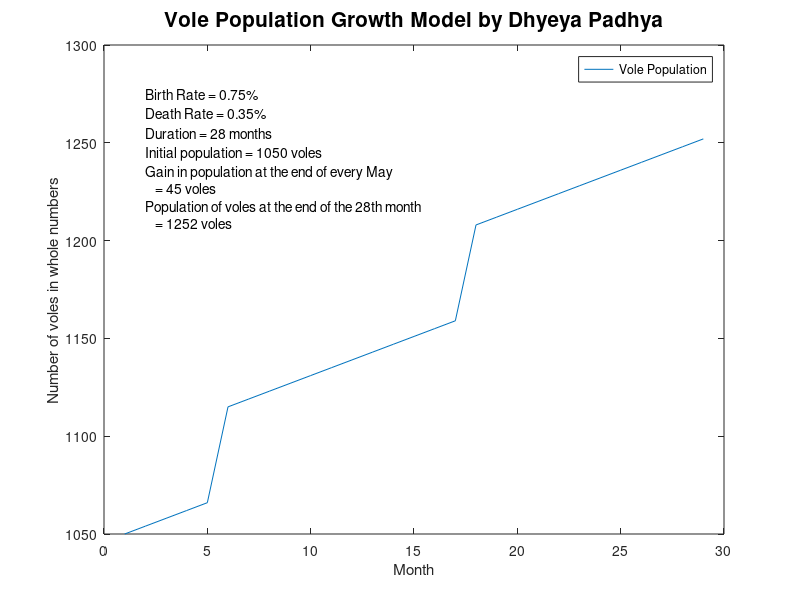

The MATLAB source for this figure:
% Dhyeya Padhya
% 03/25/23
% Vole_Model.m
%
% This program will model the growth of a colony of voles over the
% course of 28 months. This model will take into account the added condition 
% that at the end of every May, an annual tourism event introduces abundant
% food to the habitat, causing 45 voles move in from elsewhere to join the 
% colony. 
clear;clc

birth = 0.0075;  %birth rate of 0.75% per month
death = 0.0035;  %death rate of 0.35% per month
deltaT = 1;      %increments in time in years
P(1) = 1050;     %initial number of voles in January 2020

for t = 1:28     %for loop to calculate vole population for 28 months
    P(t+1) = P(t) + deltaT * (birth - death) * P(t);

    %if statement that allows for increase in vole population every May
    if(mod(t,12) == 5)
        P(t+1) = (P(t) + deltaT * (birth - death) * P(t)) + 45;
    end
    P(t+1) = floor(P(t+1)); 
    % cleans up any decimal/partial voles that have been created
end
P(29)
plot(1:29,P)  %plotting the results

%axis labels, plot title and legend
title('Vole Population Growth Model by Dhyeya Padhya', 'FontSize',15);
xlabel('Month');
ylabel('Number of voles in whole numbers');
legend('Vole Population');

%text
text(2,1275, 'Birth Rate = 0.75%');
text(2,1265, 'Death Rate = 0.35%');
text(2,1255, 'Duration = 28 months');
text(2,1245, 'Initial population = 1050 voles');
text(2,1235, 'Gain in population at the end of every May');
text(2.5,1227, '= 45 voles')
text(2,1217,'Population of voles at the end of the 28th month');
text(2.5,1209,'= 1252 voles');

mean ([8, 39, 11, 4, 14, 25, 34, 34])
std([13, 33, 30, 17, 9, 3, 30, 17])
